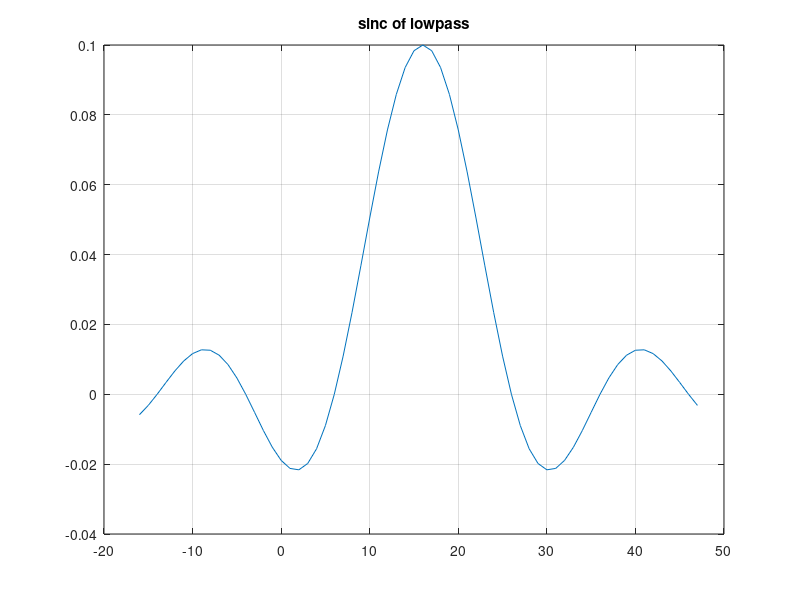
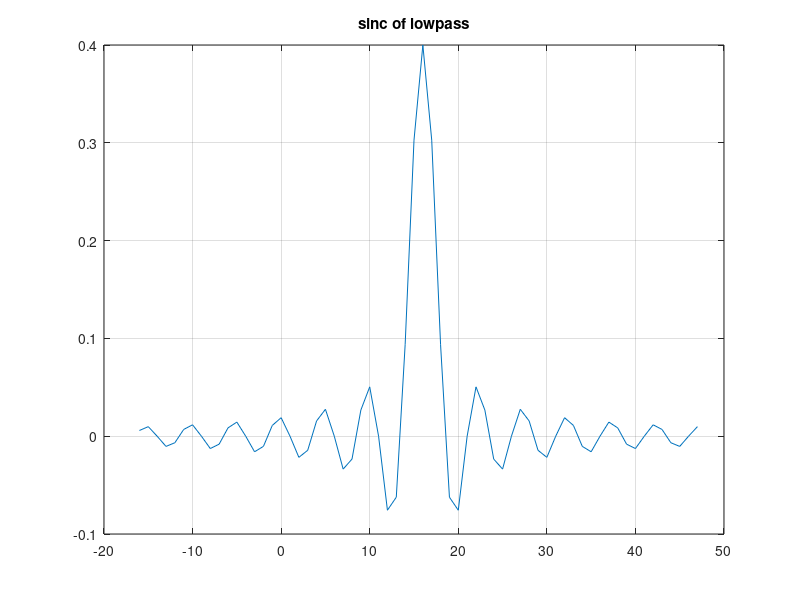
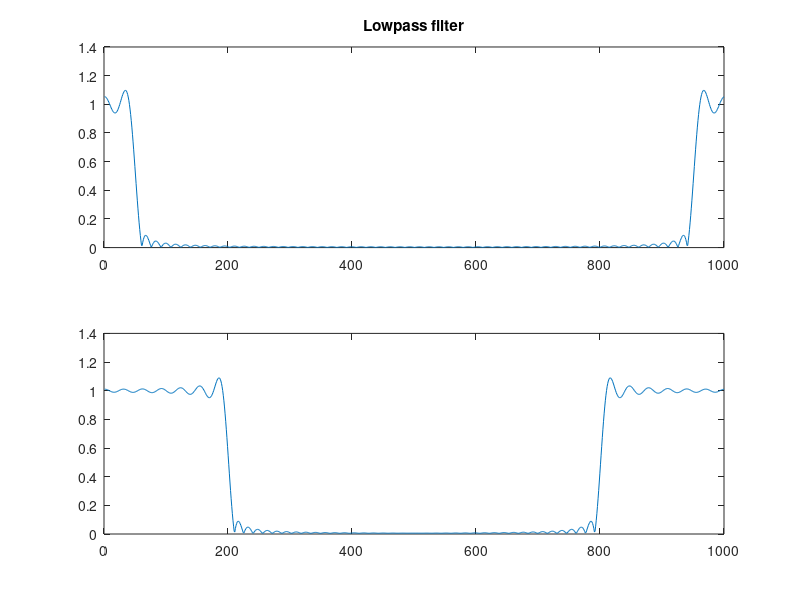
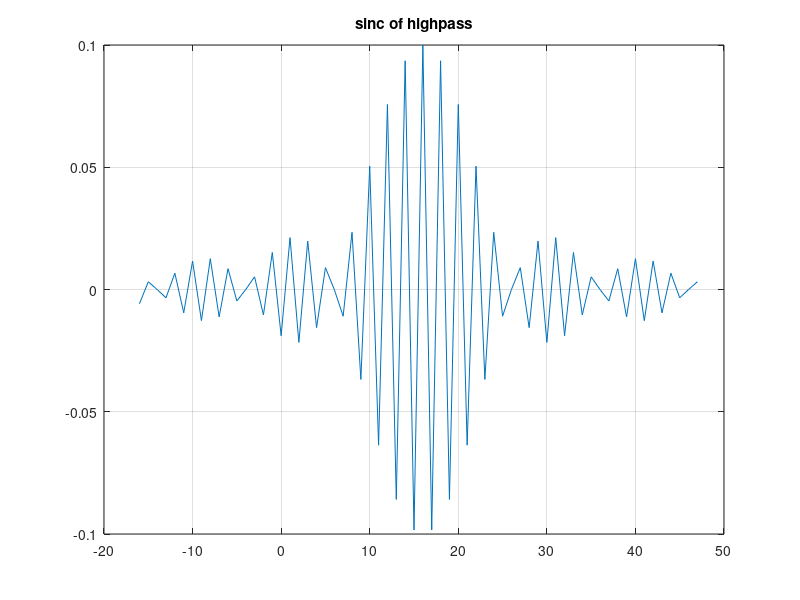

Write the MATLAB code that produced these figures, in order.
clear all,close all,clc
Fs=1000;
fc1=50;fc2=200;
fc3=450;fc4=300;
fc5=200;fc6=250;
N=32;
Ts=1/Fs;
n=-N/2:3*N/2-1;
L=32*N;
f=(1:L)*Fs/L;
arg1=pi*(n-N/2);
h_LP1=sin(2*fc1*Ts*arg1)./arg1;
fnd=isnan(h_LP1);
h_LP1(fnd)=2*fc1*Ts;
figure,plot(n,h_LP1),title('sinc of lowpass')
grid
h_LP2=sin(2*fc2*Ts*arg1)./arg1;
fnd=isnan(h_LP2);
h_LP2(fnd)=2*fc2*Ts;
figure,plot(n,h_LP2),title('sinc of lowpass')
grid
H_LP1=fft(h_LP1,L);
H_LP2=fft(h_LP2,L);
figure, subplot(2,1,1), plot(f,abs(H_LP1)),title('Lowpass filter')
subplot(2,1,2), plot(f,abs(H_LP2))
%%%
Term1=sin(arg1)./arg1;
fnd=isnan(Term1);
Term1(fnd)=1;
Term2=sin(2*fc3*Ts*arg1)./arg1;
fnd=isnan(Term2);
Term2(fnd)=2*fc3*Ts;
h_HP1=Term1-Term2;
figure,plot(n,h_HP1),title('sinc of highpass')
grid
Term1=sin(arg1)./arg1;
fnd=isnan(Term1);
Term1(fnd)=1;
Term2=sin(2*fc4*Ts*arg1)./arg1;
fnd=isnan(Term2);
Term2(fnd)=2*fc4*Ts;
h_HP2=Term1-Term2;
figure,plot(n,h_HP2),title('sinc of highpass')
grid
H_HP1=fft(h_HP1,L);
H_HP2=fft(h_HP2,L);
figure, subplot(2,1,1), plot(f,abs(H_HP1)),title('Highpass filter')
subplot(2,1,2), plot(f,abs(H_HP2))
%%%
Term1=sin(2*fc6*Ts*arg1)./arg1;
fnd=isnan(Term1);
Term1(fnd)=2*fc6*Ts;
Term2=sin(2*fc5*Ts*arg1)./arg1;
fnd=isnan(Term2);
Term2(fnd)=2*fc5*Ts;
h_BP1=Term1-Term2;
figure,plot(n,h_BP1),title('sinc of bandpass')
grid
H_BP1=fft(h_BP1,L);
figure, plot(f,abs(H_BP1)),title('Bandpass filter')
%%%
Term1=sin(2*fc5*Ts*arg1)./arg1;
fnd=isnan(Term1);
Term1(fnd)=2*fc5*Ts;
Term2=sin(arg1)./arg1;
fnd=isnan(Term2);
Term2(fnd)=1;
Term3=sin(2*fc6*Ts*arg1)./arg1;
fnd=isnan(Term3);
Term3(fnd)=2*fc6*Ts;
h_BS1=Term1+Term2-Term3;
figure,plot(n,h_BS1),title('sinc of a bandpass')
grid
H_BS1=fft(h_BS1,L);
figure, plot(f,abs(H_BS1)),title('Bandstop filter')
